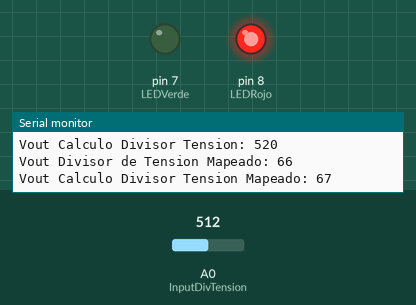
Simulated run of this sketch. Board: Arduino Uno, built with avr-gcc and run on an emulated ATmega328P. Shown: output pins drawn as LEDs (lit = HIGH), the last lines printed to the serial monitor. Inputs (shaded band) come from the test bench; at power-on: A0 (InputDivTension) = 512.

Above: at 5.8 s.
5.9 s: A0 (InputDivTension) set to 332
11.9 s: A0 (InputDivTension) set to 323
At 16.3 s:
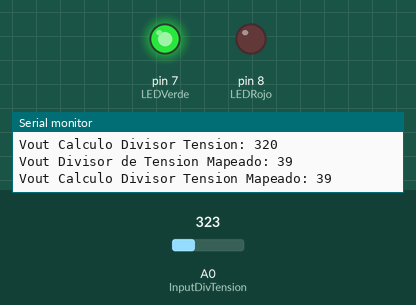
17.9 s: A0 (InputDivTension) set to 511
At 21.8 s:
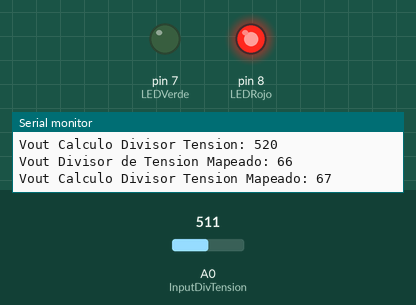
23.9 s: A0 (InputDivTension) set to 306
At 26.1 s:
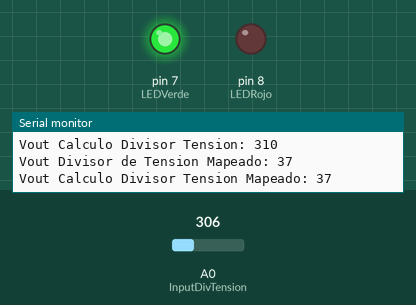
Timing chart, 0 to 27.6 s (numbered marks = the images above; inputs shaded):
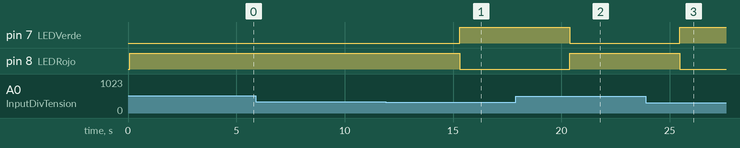

Measured:
- the behaviour switches between 332 and 331 on A0 (InputDivTension) (found by bisection; images 0 and 1)
- after the input at 11.9 s, pin 7 (LEDVerde): LOW → HIGH after 3.4 s; pin 8 (LEDRojo): HIGH → LOW after 3.4 s
- after the input at 17.9 s, pin 7 (LEDVerde): HIGH → LOW after 2.5 s; pin 8 (LEDRojo): LOW → HIGH after 2.5 s
- after the input at 23.9 s, pin 7 (LEDVerde): LOW → HIGH after 1.6 s; pin 8 (LEDRojo): HIGH → LOW after 1.6 s

The sketch:

5_Sensor_De_Flexion.ino
```cpp
/*
  Código Realizado por: Grupo de Laboratorio 1
  Título: 5. Sensor de flexion
  Asignatura: Periféricos
      USAL 2018 - 2019
*/

/*
  DIVISOR DE TENSION

  Vout = (R2 / (R1 + R2)) * Vin
*/

const int InputDivTension = A0; // Entrada analogica del divisor de tension
const int Vin = 5; // Voltaje de entrada 5 Voltios
const int R2 = 2200; // R2 tiene valor de 2200 Ohmios -> 2.2K Ohomios
const int LEDVerde = 7; // Pin conectado LED verde
const int LEDRojo = 8; // Pin conectado LED rojo
int R1 = 0; // R1 tendra un valor dependiendo de la flexion del flexiometro
int calculoDivTension = 0; // Calculo matematico del Vout del divisor de tension
int Vout = 0; // Variable donde se almacena el valor obtenido por arduino del Vout
int VoutMap = 0; // Variable donde se almacena el valor mapeado de Vout
int calculoDivTensionMap = 0; // Variable donde se almacena el valor mapeado de calculoDivTension

void setup()
{
  Serial.begin(9600); // Establecemos la velocidad del puerto serie
  pinMode(LEDRojo,OUTPUT); // Pin LED Rojo
  pinMode(LEDVerde,OUTPUT); // Pin LED Verde
}

void loop()
{
  Vout = analogRead(InputDivTension); // Obtenemos el Vout directamente de la entrada A0
  R1 = ((R2 * Vin)/Vout) - R2; // Calculamos el valor de la R1 (Resistencia ejercida por el flexiometro)
  Serial.print("Vout Divisor Tension: "); // Sacamos por pantalla
  Serial.println(Vout); // Sacamos por pantalla

  calculoDivTension = (R2 / (R1 + R2)) * Vin; // Calculamos teóricamente el valor de Vout
  Serial.print("Vout Calculo Divisor Tension: "); // Sacamos por pantalla
  Serial.println(calculoDivTension); // Sacamos por pantalla

  VoutMap = map(Vout,45, 80, 0, 5); // Calculamos el mapeado para el voltaje de salida
  calculoDivTensionMap = map(calculoDivTension, 45, 80, 0, 5); // Calculamos el mapeado para el calculo del divisor de tensión

  Serial.print("Vout Divisor de Tension Mapeado: "); // Sacamos por pantalla
  Serial.println(VoutMap); // Sacamos por pantalla
  Serial.print("Vout Calculo Divisor Tension Mapeado: "); // Sacamos por pantalla
  Serial.println(calculoDivTensionMap); // Sacamos por pantalla

  if (VoutMap == calculoDivTensionMap) // Comparamos el valor obtenido teóricamente con el valor práctico
  {
    digitalWrite(LEDVerde, HIGH); // Encendemos LED verde
    digitalWrite(LEDRojo, LOW); // Apagamos LED rojo
  }

  else // No son iguales los valores teórico y práctico
  {
    digitalWrite(LEDRojo, HIGH); // Encendemos LED rojo
    digitalWrite(LEDVerde, LOW); // Apagamos LED verde
  }
  delay(5000); // Esperamos 5 segundos
}
```
